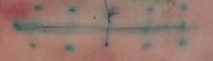
#> input picture src/SA_20220317-113139_incision_crop_0.jpg, 213 x 61 px
$ python -i detector.py   (imports and definitions only)
#> lines starting #> are read from the running program, lines starting #| are printed output that depends on the picture; after the words box and inside, x2 and y2 are one past the last pixel; in counts of white or black regions, pixels touching at a corner belong together
import numpy as np
import cv2 as cv
from sklearn.cluster import KMeans
from sklearn.metrics import silhouette_score


# [44 lines left out: function horizontal_line_detection, not called in this run]


def vertical_line_detection(PATH_TO_FILE):

    img = cv.imread(PATH_TO_FILE)
#> img is the input picture: shape (61, 213, 3); mean B, G, R 111, 120.9, 151
    gray = cv.cvtColor(img, cv.COLOR_BGR2GRAY)
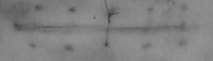
#> gray: shape (61, 213); min 57, max 148, mean 128.7

    gray = cv.GaussianBlur(gray, (17, 17), 0)

    h, w = gray.shape
#> h = 61; w = 213
    w = int(w * 2)
#> w = 426
    h = int(h * 2)
#> h = 122
    gray = cv.resize(gray, (w, h), interpolation=cv.INTER_CUBIC)
#> gray: shape (122, 426)

    # Apply adaptive thresholding
    thresh = cv.adaptiveThreshold(gray, 255, cv.ADAPTIVE_THRESH_GAUSSIAN_C, cv.THRESH_BINARY_INV, 17, 2)
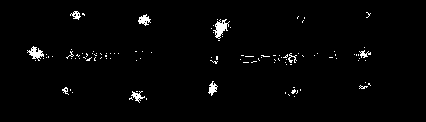
#> thresh: shape (122, 426); 1.8% white; 108 white regions (99 under 20 px), largest, box (x1, y1, x2, y2) and area: (213, 19, 230, 39) 157, (27, 46, 44, 61) 118, (138, 14, 151, 26) 85

    h, w = thresh.shape
    kernel_vertical = cv.getStructuringElement(cv.MORPH_RECT, (1,8))
    eroded = cv.erode(thresh, kernel_vertical, iterations=1)
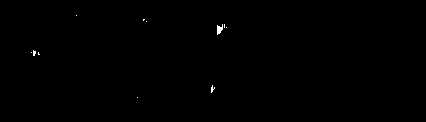
#> eroded: shape (122, 426); 0.17% white; 11 white regions (10 under 20 px), largest, box (x1, y1, x2, y2) and area: (217, 24, 223, 35) 42
    thinner_line = cv.dilate(eroded, kernel_vertical, iterations=1)
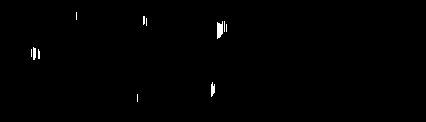
#> thinner_line: shape (122, 426); 0.48% white; 11 white regions (8 under 20 px), largest, box (x1, y1, x2, y2) and area: (217, 21, 223, 39) 84, (211, 82, 215, 97) 44, (33, 47, 36, 60) 35
    kernel_vertical = cv.getStructuringElement(cv.MORPH_RECT, (1, 9))
    thinner_line = cv.dilate(thinner_line, kernel_vertical, iterations=3)
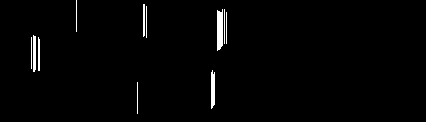
#> thinner_line: shape (122, 426); 1.5% white; 11 white regions, largest, box (x1, y1, x2, y2) and area: (217, 9, 223, 51) 228, (211, 70, 215, 109) 140, (33, 35, 36, 72) 107
    kernel_vertical = cv.getStructuringElement(cv.MORPH_RECT, (3, 1))
    thinner_line = cv.erode(thinner_line, kernel_vertical, iterations=1)
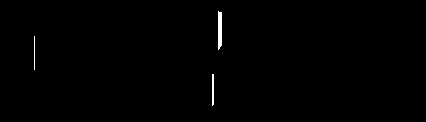
#> thinner_line: shape (122, 426); 0.47% white; 3 white regions, box (x1, y1, x2, y2) and area: (218, 11, 222, 50) 145, (212, 74, 214, 106) 63, (34, 36, 35, 70) 34

    # Perform Hough Transform to detect lines
    lines = cv.HoughLinesP(thinner_line, 1, np.pi / 180, 15, h*0.2, h*0.1)
#> lines = [[220, 46, 220, 12], [221, 45, 221, 12], [212, 89, 213, 74], [219, 48, 219, 12], [34, 69, 34, 36], [212, 105, 213, 81], [218, 49, 218, 11]]
    print(lines)
#| [[[220  46 220  12]]
#|  [[221  45 221  12]]
#|  [[212  89 213  74]]
#|  [[219  48 219  12]]
#|  [[ 34  69  34  36]]
#|  [[212 105 213  81]]
#|  [[218  49 218  11]]]
    # Identify stitches based on their angle
    stitches = []
    if lines is not None:
        for line in lines:
            x1, y1, x2, y2 = line[0]
            angle = np.arctan2(y2 - y1, x2 - x1) * 180 / np.pi
            if np.abs(angle) > 55:
                stitches.append(line)
#> this loop made 7 passes
#> (x1, y1, x2, y2, angle) on passes 1 to 7: (220, 46, 220, 12, -90), (221, 45, 221, 12, -90), (212, 89, 213, 74, -86.19), (219, 48, 219, 12, -90), (34, 69, 34, 36, -90), (212, 105, 213, 81, -87.61), (218, 49, 218, 11, -90)
#> after the loop, stitches = [[[220, 46, 220, 12]], [[221, 45, 221, 12]], [[212, 89, 213, 74]], [[219, 48, 219, 12]], [[34, 69, 34, 36]], [[212, 105, 213, 81]], [[218, 49, 218, 11]]]

    # if stitches are empty, try to adjust the angle
    if len(stitches) < 2:
        if lines is not None:
            for line in lines:
                x1, y1, x2, y2 = line[0]
                angle = np.arctan2(y2 - y1, x2 - x1) * 180 / np.pi
                if np.abs(angle) > 20:
                    stitches.append(line)
    if img.shape == thresh.shape:
        return stitches
    else:
        ratio = int(thresh.shape[0] / img.shape[0])  # ratio between two images
#> ratio = 2
        for i in range(0, len(stitches)):
            stitches[i][0] = (stitches[i][0] / ratio).astype(np.int32)
#> this loop made 7 passes
#> after the loop, stitches = [[[110, 23, 110, 6]], [[110, 22, 110, 6]], [[106, 44, 106, 37]], [[109, 24, 109, 6]], [[17, 34, 17, 18]], [[106, 52, 106, 40]], [[109, 24, 109, 5]]]
        return stitches

# [86 lines left out: functions average_coordinates, postprocessing_stitch, not called in this run]


def calculate_distance(x1, y1, x2, y2):
    return np.sqrt((x2 - x1)**2 + (y2 - y1)**2)


# [11 lines left out: function line_in_lines, not called in this run]

>>> result = vertical_line_detection('src/SA_20220317-113139_incision_crop_0.jpg')
#> result has the same summary as stitches in vertical_line_detection
